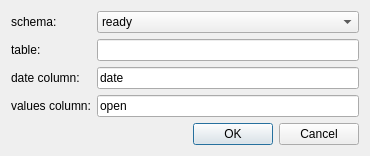
<?xml version="1.0" encoding="UTF-8"?>
<ui version="4.0">
 <class>line_dlg</class>
 <widget class="QDialog" name="line_dlg">
  <property name="geometry">
   <rect>
    <x>0</x>
    <y>0</y>
    <width>370</width>
    <height>149</height>
   </rect>
  </property>
  <property name="windowTitle">
   <string>line_dlg</string>
  </property>
  <layout class="QGridLayout" name="gridLayout">
   <item row="0" column="0">
    <layout class="QHBoxLayout" name="horizontalLayout">
     <item>
      <layout class="QVBoxLayout" name="verticalLayout">
       <item>
        <widget class="QLabel" name="label">
         <property name="text">
          <string>schema:</string>
         </property>
        </widget>
       </item>
       <item>
        <widget class="QLabel" name="label_2">
         <property name="text">
          <string>table:</string>
         </property>
        </widget>
       </item>
       <item>
        <widget class="QLabel" name="label_3">
         <property name="text">
          <string>date column:</string>
         </property>
        </widget>
       </item>
       <item>
        <widget class="QLabel" name="label_4">
         <property name="text">
          <string>values column:</string>
         </property>
        </widget>
       </item>
      </layout>
     </item>
     <item>
      <layout class="QVBoxLayout" name="verticalLayout_2">
       <item>
        <widget class="QComboBox" name="schema_">
         <item>
          <property name="text">
           <string>ready</string>
          </property>
         </item>
         <item>
          <property name="text">
           <string>original</string>
          </property>
         </item>
        </widget>
       </item>
       <item>
        <widget class="QLineEdit" name="table_"/>
       </item>
       <item>
        <widget class="QLineEdit" name="date_col_">
         <property name="text">
          <string>date</string>
         </property>
        </widget>
       </item>
       <item>
        <widget class="QLineEdit" name="values_col_">
         <property name="text">
          <string>open</string>
         </property>
        </widget>
       </item>
      </layout>
     </item>
    </layout>
   </item>
   <item row="1" column="0">
    <widget class="QDialogButtonBox" name="buttonBox">
     <property name="standardButtons">
      <set>QDialogButtonBox::Cancel|QDialogButtonBox::Ok</set>
     </property>
    </widget>
   </item>
  </layout>
 </widget>
 <layoutdefault spacing="6" margin="11"/>
 <resources/>
 <connections>
  <connection>
   <sender>buttonBox</sender>
   <signal>accepted()</signal>
   <receiver>line_dlg</receiver>
   <slot>accept()</slot>
   <hints>
    <hint type="sourcelabel">
     <x>227</x>
     <y>124</y>
    </hint>
    <hint type="destinationlabel">
     <x>178</x>
     <y>2</y>
    </hint>
   </hints>
  </connection>
  <connection>
   <sender>buttonBox</sender>
   <signal>rejected()</signal>
   <receiver>line_dlg</receiver>
   <slot>reject()</slot>
   <hints>
    <hint type="sourcelabel">
     <x>317</x>
     <y>127</y>
    </hint>
    <hint type="destinationlabel">
     <x>264</x>
     <y>4</y>
    </hint>
   </hints>
  </connection>
 </connections>
</ui>
